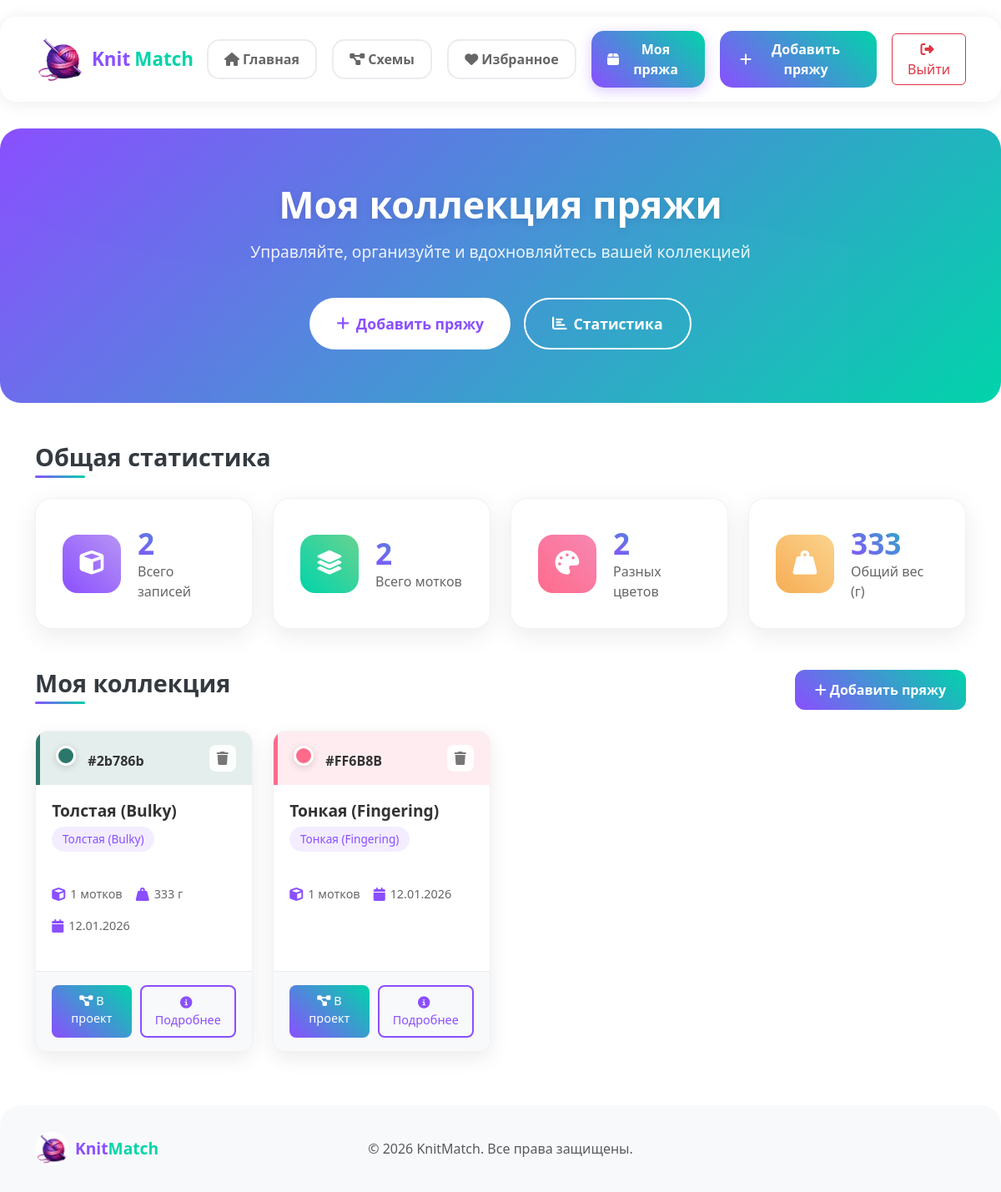
/yarn/ (signed in), run on an earlier commit of the app's database.
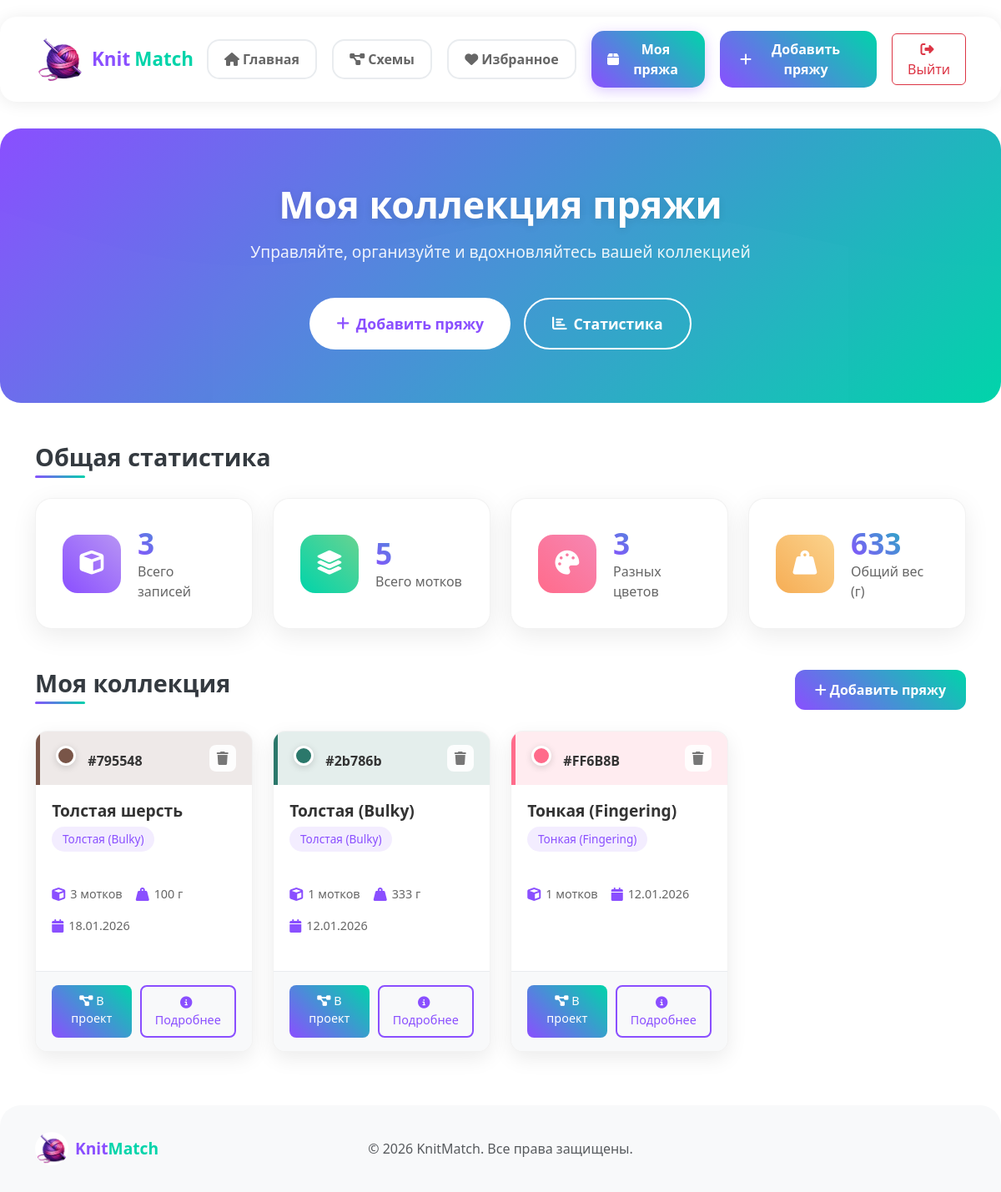
And on a later commit of the database.
### yarn_app/models.py (models this page shows, shortened)
class UserYarn(models.Model):
    YARN_TYPES = [
        ('fingering', 'Тонкая (Fingering)'),
        ('sport', 'Спортивная (Sport)'),
        ('dk', 'Средняя (DK)'),
        ('worsted', 'Камвольная (Worsted)'),
        ('bulky', 'Толстая (Bulky)'),
        ('other', 'Другая'),
    ]
    user = models.ForeignKey(User, on_delete=models.CASCADE)
    name = models.CharField(max_length=100, blank=True, null=True, verbose_name="Название пряжи")
    yarn_type = models.CharField(max_length=20, choices=YARN_TYPES, verbose_name="Тип пряжи")
    color = models.CharField(max_length=30, verbose_name="Цвет")
    amount = models.IntegerField(verbose_name="Количество (мотки)")
    weight = models.IntegerField(verbose_name="Вес (г)", blank=True, null=True)
    manufacturer = models.CharField(max_length=100, blank=True, null=True, verbose_name="Производитель")
    notes = models.TextField(blank=True, null=True, verbose_name="Примечания")
    created_at = models.DateTimeField(auto_now_add=True)

### yarn_app/views.py (the view)
# urls.py: path('yarn/', views.my_yarn, name='my_yarn'),
@login_required
def my_yarn(request):
    yarns = UserYarn.objects.filter(user=request.user).order_by('-created_at')
    total_yarns = yarns.count()
    total_motki = sum(yarn.amount for yarn in yarns)
    total_weight = 0
    for yarn in yarns:
        if yarn.weight:
            total_weight += yarn.amount * yarn.weight
    colors_set = set()
    for yarn in yarns:
        colors_set.add(yarn.color)
    types_set = set()
    for yarn in yarns:
        types_set.add(yarn.yarn_type)
    context = {
        'yarns': yarns,
        'total_yarns': total_yarns,
        'total_motki': total_motki,
        'total_weight': total_weight,
        'colors_count': len(colors_set),
        'types_count': len(types_set),
    }
    return render(request, 'my_yarn.html', context)

### yarn_app/templates/my_yarn.html (shortened to what the changed rows need)
<!DOCTYPE html>
{% load static %}
<html lang="ru">
<head>
    <link href="https://cdn.jsdelivr.net/npm/bootstrap@5.3.0/dist/css/bootstrap.min.css" rel="stylesheet">
    <link rel="stylesheet" href="https://cdnjs.cloudflare.com/ajax/libs/font-awesome/6.4.0/css/all.min.css">
    <link rel="stylesheet" href="{% static 'css/my_yarn.css' %}">
</head>
<body>
    <section class="hero-section">
        <div class="container">
            <div class="hero-content">
                <h1 class="hero-title">Моя коллекция пряжи</h1>
            </div>
        </div>
    </section>
    <main class="main-content">
        <div class="container">
            <div class="stats-section mb-5" id="stats">
                <div class="row g-4">
                    <div class="col-md-3">
                        <div class="stat-card">
                            <div class="stat-info">
                                <h3>{{ total_yarns }}</h3>
                                <p>Всего записей</p>
                            </div>
                        </div>
                    </div>
                    <div class="col-md-3">
                        <div class="stat-card">
                            <div class="stat-info">
                                <h3>{{ total_motki }}</h3>
                                <p>Всего мотков</p>
                            </div>
                        </div>
                    </div>
                    <div class="col-md-3">
                        <div class="stat-card">
                            <div class="stat-info">
                                <h3>{{ colors_count }}</h3>
                                <p>Разных цветов</p>
                            </div>
                        </div>
                    </div>
                    <div class="col-md-3">
                        <div class="stat-card">
                            <div class="stat-info">
                                <h3>{% if total_weight %}{{ total_weight }}{% else %}0{% endif %}</h3>
                                <p>Общий вес (г)</p>
                            </div>
                        </div>
                    </div>
                </div>
            </div>
            <div class="yarn-grid">
                {% if yarns %}
                <div class="row g-4">
                    {% for yarn in yarns %}
                    <div class="col-md-6 col-lg-4 col-xl-3">
                        <div class="yarn-card">
                            <div class="yarn-card-header" style="background-color: {{ yarn.color }}20; border-left: 5px solid {{ yarn.color }};">
                                <div class="yarn-color">
                                    <span class="color-dot" style="background-color: {{ yarn.color }};"></span>
                                    <span class="color-name">{{ yarn.color }}</span>
                                </div>
                                <div class="yarn-actions">
                                    <button class="btn-action" title="Удалить"
                                            onclick="if(confirm('Удалить эту пряжу?')) { window.location.href='{% url 'delete_yarn' yarn.id %}' }">
                                        <i class="fas fa-trash"></i>
                                    </button>
                                </div>
                            </div>
                            <div class="yarn-card-body">
                                <h5 class="yarn-name">
                                    {% if yarn.name %}
                                        {{ yarn.name }}
                                    {% else %}
                                        {{ yarn.get_yarn_type_display }}
                                    {% endif %}
                                </h5>
                                <div class="yarn-badge">{{ yarn.get_yarn_type_display }}</div>
                                <div class="yarn-meta">
                                    <div class="meta-item">
                                        <i class="fas fa-cube"></i>
                                        <span>{{ yarn.amount }} мотков</span>
                                    </div>
                                    {% if yarn.weight %}
                                    <div class="meta-item">
                                        <i class="fas fa-weight-hanging"></i>
                                        <span>{{ yarn.weight }} г</span>
                                    </div>
                                    {% endif %}
                                    <div class="meta-item">
                                        <i class="fas fa-calendar"></i>
                                        <span>{{ yarn.created_at|date:"d.m.Y" }}</span>
                                    </div>
                                </div>
                            </div>
                            <div class="yarn-card-footer">
                                <a href="{% url 'projects' %}" class="btn btn-sm btn-use-yarn">
                                    <i class="fas fa-project-diagram me-1"></i>В проект
                                </a>
                                <a href="{% url 'yarn_detail' yarn.id %}" class="btn btn-sm btn-outline-yarn">
                                    <i class="fas fa-info-circle me-1"></i>Подробнее
                                </a>
                            </div>
                        </div>
                    </div>
                    {% endfor %}
                </div>
                {% endif %}
            </div>
        </div>
    </main>
</body>
</html>

What changed in the data, as far as the page shows it:
added UserYarn: color "#795548", name "Толстая шерсть", yarn_type "Толстая (Bulky)", amount "3", weight "100", created_at "18.01.2026"
Also different on the page:
{{ total_yarns }}: "2" → "3"
{{ total_motki }}: "2" → "5"
{{ colors_count }}: "2" → "3"
{{ total_weight }}: "333" → "633"
